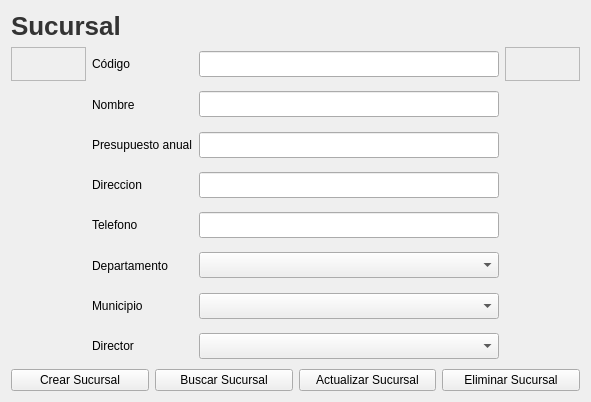
<?xml version="1.0" encoding="UTF-8"?>
<ui version="4.0">
 <class>Frame</class>
 <widget class="QFrame" name="Frame">
  <property name="geometry">
   <rect>
    <x>0</x>
    <y>0</y>
    <width>591</width>
    <height>402</height>
   </rect>
  </property>
  <property name="windowTitle">
   <string>Frame2</string>
  </property>
  <layout class="QVBoxLayout" name="verticalLayout">
   <item>
    <widget class="QLabel" name="label_7">
     <property name="styleSheet">
      <string notr="true">QLabel {
	font-size: 26px;
	font-weight: bold;
	color: #333;
	text-align: center;
	qproperty-alignment: AlignCenter;
}</string>
     </property>
     <property name="text">
      <string>Sucursal</string>
     </property>
    </widget>
   </item>
   <item>
    <layout class="QGridLayout" name="gridLayout">
     <item row="0" column="0">
      <widget class="QFrame" name="frame_2">
       <property name="frameShape">
        <enum>QFrame::StyledPanel</enum>
       </property>
       <property name="frameShadow">
        <enum>QFrame::Raised</enum>
       </property>
      </widget>
     </item>
     <item row="4" column="1">
      <widget class="QLabel" name="label_14">
       <property name="sizePolicy">
        <sizepolicy hsizetype="Preferred" vsizetype="Expanding">
         <horstretch>0</horstretch>
         <verstretch>0</verstretch>
        </sizepolicy>
       </property>
       <property name="maximumSize">
        <size>
         <width>300</width>
         <height>16777215</height>
        </size>
       </property>
       <property name="text">
        <string>Direccion</string>
       </property>
      </widget>
     </item>
     <item row="1" column="3">
      <widget class="QLineEdit" name="tfNombre">
       <property name="enabled">
        <bool>true</bool>
       </property>
       <property name="maximumSize">
        <size>
         <width>300</width>
         <height>26</height>
        </size>
       </property>
      </widget>
     </item>
     <item row="6" column="1">
      <widget class="QLabel" name="label">
       <property name="sizePolicy">
        <sizepolicy hsizetype="Preferred" vsizetype="Expanding">
         <horstretch>0</horstretch>
         <verstretch>0</verstretch>
        </sizepolicy>
       </property>
       <property name="maximumSize">
        <size>
         <width>300</width>
         <height>16777215</height>
        </size>
       </property>
       <property name="text">
        <string>Departamento</string>
       </property>
      </widget>
     </item>
     <item row="3" column="3">
      <widget class="QLineEdit" name="tfPresupuestoAnual">
       <property name="maximumSize">
        <size>
         <width>300</width>
         <height>26</height>
        </size>
       </property>
       <property name="cursor">
        <cursorShape>PointingHandCursor</cursorShape>
       </property>
      </widget>
     </item>
     <item row="6" column="3">
      <widget class="QComboBox" name="cbDepartamento">
       <property name="maximumSize">
        <size>
         <width>300</width>
         <height>26</height>
        </size>
       </property>
      </widget>
     </item>
     <item row="8" column="3">
      <widget class="QComboBox" name="cbDirector">
       <property name="maximumSize">
        <size>
         <width>300</width>
         <height>26</height>
        </size>
       </property>
      </widget>
     </item>
     <item row="0" column="4">
      <widget class="QFrame" name="frame">
       <property name="frameShape">
        <enum>QFrame::StyledPanel</enum>
       </property>
       <property name="frameShadow">
        <enum>QFrame::Raised</enum>
       </property>
      </widget>
     </item>
     <item row="1" column="1">
      <widget class="QLabel" name="label_4">
       <property name="sizePolicy">
        <sizepolicy hsizetype="Preferred" vsizetype="Expanding">
         <horstretch>0</horstretch>
         <verstretch>0</verstretch>
        </sizepolicy>
       </property>
       <property name="maximumSize">
        <size>
         <width>300</width>
         <height>16777215</height>
        </size>
       </property>
       <property name="text">
        <string>Nombre</string>
       </property>
      </widget>
     </item>
     <item row="0" column="1">
      <widget class="QLabel" name="label_5">
       <property name="sizePolicy">
        <sizepolicy hsizetype="Preferred" vsizetype="Expanding">
         <horstretch>0</horstretch>
         <verstretch>0</verstretch>
        </sizepolicy>
       </property>
       <property name="maximumSize">
        <size>
         <width>300</width>
         <height>16777215</height>
        </size>
       </property>
       <property name="text">
        <string>Código</string>
       </property>
      </widget>
     </item>
     <item row="0" column="3">
      <widget class="QLineEdit" name="tfCodigo">
       <property name="enabled">
        <bool>true</bool>
       </property>
       <property name="maximumSize">
        <size>
         <width>300</width>
         <height>26</height>
        </size>
       </property>
      </widget>
     </item>
     <item row="3" column="1">
      <widget class="QLabel" name="label_6">
       <property name="sizePolicy">
        <sizepolicy hsizetype="Preferred" vsizetype="Expanding">
         <horstretch>0</horstretch>
         <verstretch>0</verstretch>
        </sizepolicy>
       </property>
       <property name="maximumSize">
        <size>
         <width>300</width>
         <height>16777215</height>
        </size>
       </property>
       <property name="text">
        <string>Presupuesto anual</string>
       </property>
      </widget>
     </item>
     <item row="7" column="3">
      <widget class="QComboBox" name="cbMunicipio">
       <property name="maximumSize">
        <size>
         <width>300</width>
         <height>26</height>
        </size>
       </property>
      </widget>
     </item>
     <item row="5" column="1">
      <widget class="QLabel" name="label_15">
       <property name="sizePolicy">
        <sizepolicy hsizetype="Preferred" vsizetype="Expanding">
         <horstretch>0</horstretch>
         <verstretch>0</verstretch>
        </sizepolicy>
       </property>
       <property name="maximumSize">
        <size>
         <width>300</width>
         <height>16777215</height>
        </size>
       </property>
       <property name="text">
        <string>Telefono</string>
       </property>
      </widget>
     </item>
     <item row="5" column="3">
      <widget class="QLineEdit" name="tfTelefono">
       <property name="maximumSize">
        <size>
         <width>300</width>
         <height>26</height>
        </size>
       </property>
       <property name="cursor">
        <cursorShape>PointingHandCursor</cursorShape>
       </property>
      </widget>
     </item>
     <item row="4" column="3">
      <widget class="QLineEdit" name="tfDireccion">
       <property name="maximumSize">
        <size>
         <width>300</width>
         <height>26</height>
        </size>
       </property>
       <property name="cursor">
        <cursorShape>PointingHandCursor</cursorShape>
       </property>
      </widget>
     </item>
     <item row="7" column="1">
      <widget class="QLabel" name="label_2">
       <property name="sizePolicy">
        <sizepolicy hsizetype="Preferred" vsizetype="Expanding">
         <horstretch>0</horstretch>
         <verstretch>0</verstretch>
        </sizepolicy>
       </property>
       <property name="maximumSize">
        <size>
         <width>300</width>
         <height>16777215</height>
        </size>
       </property>
       <property name="text">
        <string>Municipio</string>
       </property>
      </widget>
     </item>
     <item row="8" column="1">
      <widget class="QLabel" name="label_3">
       <property name="sizePolicy">
        <sizepolicy hsizetype="Preferred" vsizetype="Expanding">
         <horstretch>0</horstretch>
         <verstretch>0</verstretch>
        </sizepolicy>
       </property>
       <property name="maximumSize">
        <size>
         <width>300</width>
         <height>16777215</height>
        </size>
       </property>
       <property name="text">
        <string>Director</string>
       </property>
      </widget>
     </item>
    </layout>
   </item>
   <item>
    <layout class="QHBoxLayout" name="horizontalLayout">
     <item>
      <widget class="QPushButton" name="btnCrearSucursal">
       <property name="maximumSize">
        <size>
         <width>150</width>
         <height>16777215</height>
        </size>
       </property>
       <property name="cursor">
        <cursorShape>PointingHandCursor</cursorShape>
       </property>
       <property name="text">
        <string>Crear Sucursal</string>
       </property>
      </widget>
     </item>
     <item>
      <widget class="QPushButton" name="btnBuscarSucursal">
       <property name="maximumSize">
        <size>
         <width>150</width>
         <height>16777215</height>
        </size>
       </property>
       <property name="cursor">
        <cursorShape>PointingHandCursor</cursorShape>
       </property>
       <property name="text">
        <string>Buscar Sucursal</string>
       </property>
      </widget>
     </item>
     <item>
      <widget class="QPushButton" name="btnActualizarSucursal">
       <property name="maximumSize">
        <size>
         <width>150</width>
         <height>16777215</height>
        </size>
       </property>
       <property name="cursor">
        <cursorShape>PointingHandCursor</cursorShape>
       </property>
       <property name="text">
        <string>Actualizar Sucursal</string>
       </property>
      </widget>
     </item>
     <item>
      <widget class="QPushButton" name="btnEliminarSucursal">
       <property name="maximumSize">
        <size>
         <width>150</width>
         <height>16777215</height>
        </size>
       </property>
       <property name="cursor">
        <cursorShape>PointingHandCursor</cursorShape>
       </property>
       <property name="text">
        <string>Eliminar Sucursal</string>
       </property>
      </widget>
     </item>
    </layout>
   </item>
  </layout>
 </widget>
 <tabstops>
  <tabstop>tfCodigo</tabstop>
  <tabstop>tfNombre</tabstop>
  <tabstop>tfPresupuestoAnual</tabstop>
  <tabstop>tfDireccion</tabstop>
  <tabstop>tfTelefono</tabstop>
  <tabstop>cbDepartamento</tabstop>
  <tabstop>cbMunicipio</tabstop>
  <tabstop>cbDirector</tabstop>
  <tabstop>btnCrearSucursal</tabstop>
  <tabstop>btnBuscarSucursal</tabstop>
  <tabstop>btnActualizarSucursal</tabstop>
  <tabstop>btnEliminarSucursal</tabstop>
 </tabstops>
 <resources/>
 <connections/>
</ui>
